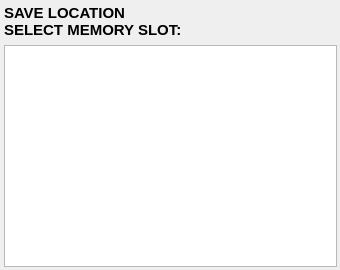
<?xml version="1.0" encoding="UTF-8"?>
<ui version="4.0">
 <class>locSave</class>
 <widget class="QWidget" name="locSave">
  <property name="geometry">
   <rect>
    <x>0</x>
    <y>0</y>
    <width>340</width>
    <height>270</height>
   </rect>
  </property>
  <property name="minimumSize">
   <size>
    <width>340</width>
    <height>270</height>
   </size>
  </property>
  <property name="font">
   <font>
    <pointsize>12</pointsize>
    <weight>75</weight>
    <bold>true</bold>
   </font>
  </property>
  <property name="windowTitle">
   <string>Form</string>
  </property>
  <widget class="QWidget" name="layoutWidget">
   <property name="geometry">
    <rect>
     <x>4</x>
     <y>4</y>
     <width>333</width>
     <height>263</height>
    </rect>
   </property>
   <layout class="QVBoxLayout" name="verticalLayout">
    <item>
     <layout class="QHBoxLayout" name="horizontalLayout">
      <item>
       <widget class="QLabel" name="lb_select">
        <property name="font">
         <font>
          <pointsize>11</pointsize>
         </font>
        </property>
        <property name="text">
         <string>SAVE LOCATION
SELECT MEMORY SLOT:</string>
        </property>
        <property name="textFormat">
         <enum>Qt::PlainText</enum>
        </property>
       </widget>
      </item>
      <item>
       <spacer name="horizontalSpacer">
        <property name="orientation">
         <enum>Qt::Horizontal</enum>
        </property>
        <property name="sizeHint" stdset="0">
         <size>
          <width>40</width>
          <height>20</height>
         </size>
        </property>
       </spacer>
      </item>
     </layout>
    </item>
    <item>
     <widget class="QListWidget" name="lw_locList">
      <property name="font">
       <font>
        <pointsize>11</pointsize>
        <weight>50</weight>
        <bold>false</bold>
       </font>
      </property>
      <property name="horizontalScrollBarPolicy">
       <enum>Qt::ScrollBarAlwaysOff</enum>
      </property>
      <property name="isWrapping" stdset="0">
       <bool>false</bool>
      </property>
      <property name="wordWrap">
       <bool>false</bool>
      </property>
     </widget>
    </item>
   </layout>
  </widget>
 </widget>
 <resources/>
 <connections/>
</ui>
